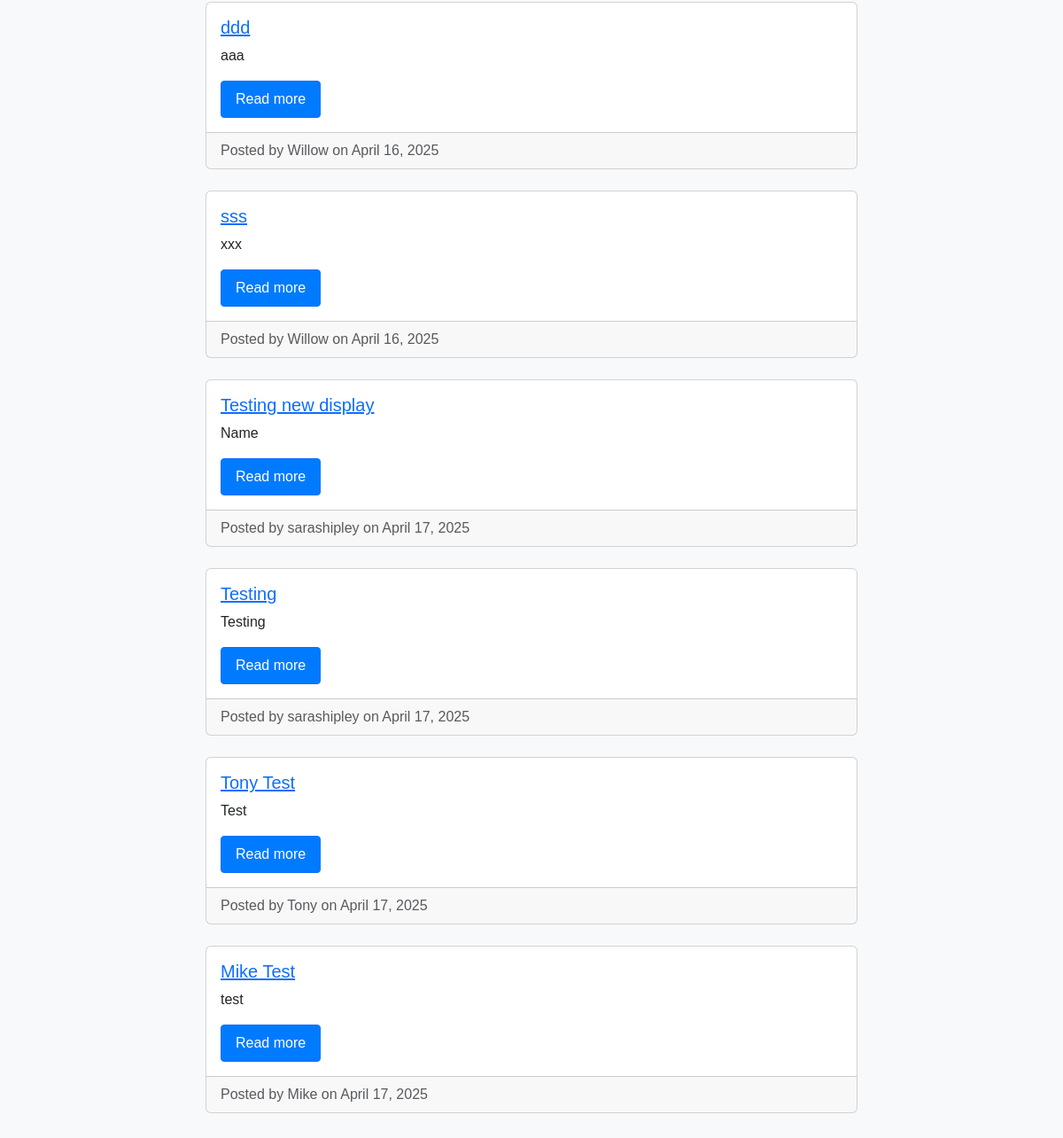
Before: / (lower part) with the older database file.
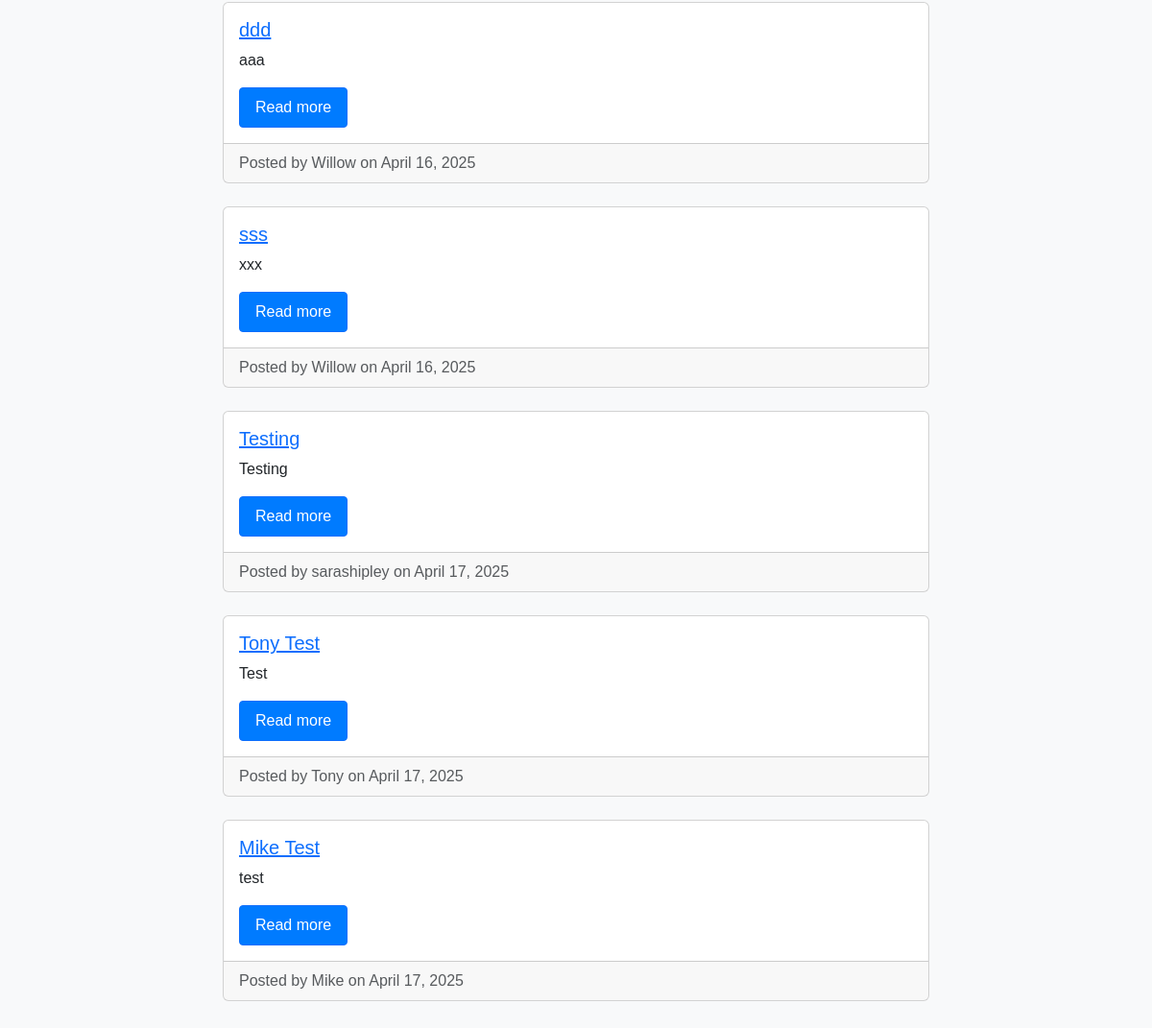
After: the same page with the newer database file.
### blog/models.py (models this page shows, shortened)
class Post(models.Model):
    title = models.CharField(max_length=200)
    content = models.TextField()
    created_at = models.DateTimeField(auto_now_add=True)
    author = models.ForeignKey(User, on_delete=models.CASCADE, related_name='posts')

### blog/views.py (the view)
# urls.py: path('', views.post_list, name='post_list'),
def post_list(request):
    posts = Post.objects.all()
    return render(request, 'blog/post_list.html', {'posts': posts})

### blog/templates/blog/post_list.html (shortened to what this page needs)
{% extends "blog/base.html" %}
{% block content %}
  {% for post in posts %}
    <div class="card mb-4">
      <div class="card-body">
        <h5 class="card-title">
          <a href="{% url 'post_detail' post.pk %}">{{ post.title }}</a>
        </h5>
        <p class="card-text">{{ post.content|truncatewords:30 }}</p>
        <a href="{% url 'post_detail' post.pk %}" class="btn btn-outline-primary">Read more</a>
      </div>
      <div class="card-footer text-muted">
        Posted by {{ post.author.username }} on {{ post.created_at|date:"F j, Y" }}
      </div>
    </div>
  {% empty %}
    <p>No posts yet.</p>
  {% endfor %}
{% endblock %}

Changed rows visible on the page:
removed Post: title "Testing new display", content "Name", author.username "sarashipley", created_at "April 17, 2025"
